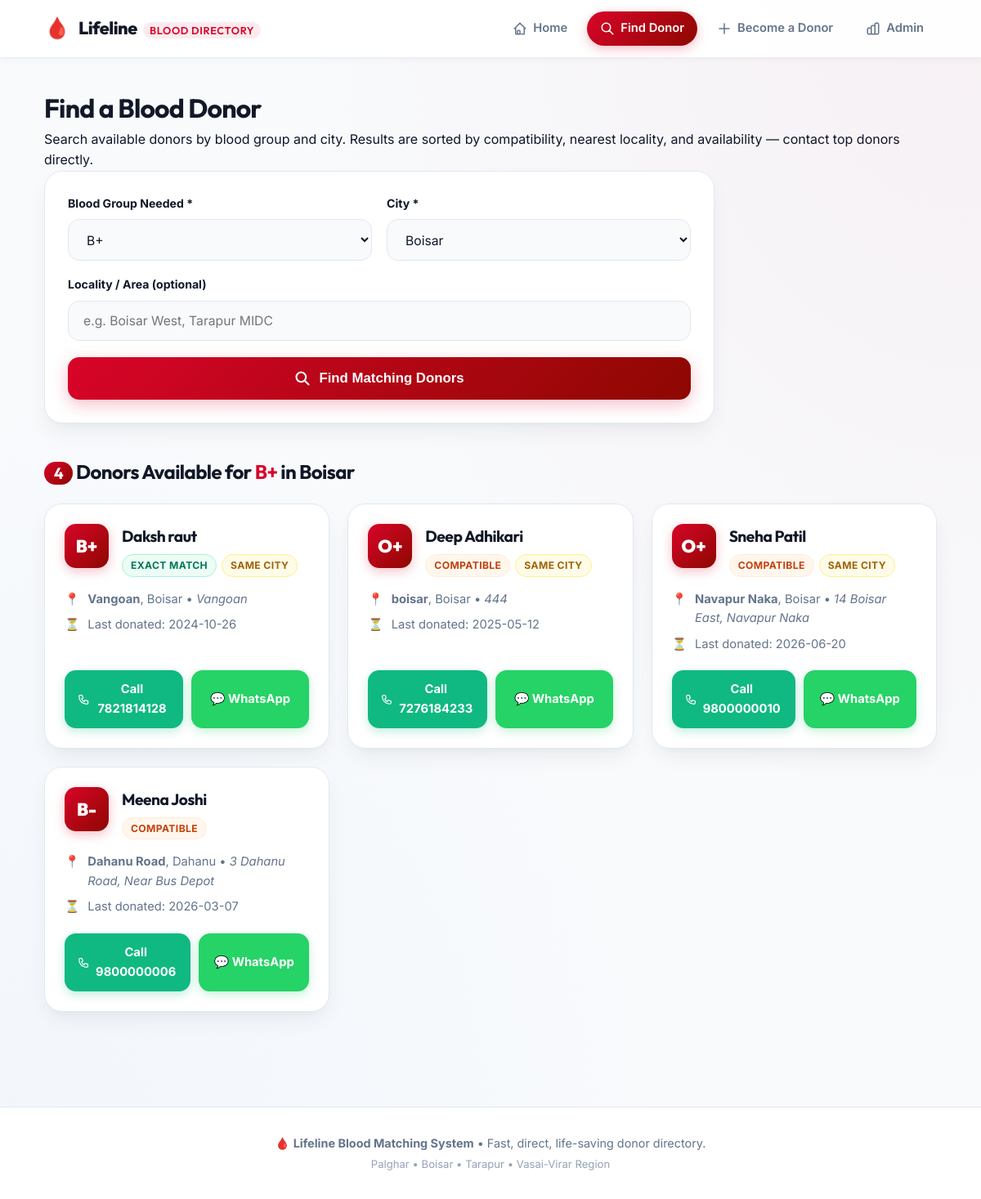
Page /search?blood_group=B+&city=Boisar on the committed database.
### tables this page shows
CREATE TABLE donors (
    donor_id            INTEGER PRIMARY KEY AUTOINCREMENT,
    name                TEXT NOT NULL,
    blood_group         TEXT NOT NULL CHECK (blood_group IN
                          ('A+','A-','B+','B-','AB+','AB-','O+','O-')),
    phone               TEXT NOT NULL UNIQUE,
    email               TEXT,
    address             TEXT NOT NULL,       -- full street address / landmark
    locality            TEXT NOT NULL,       -- area / neighbourhood (e.g. "Andheri East")
    city                TEXT NOT NULL,
    availability        INTEGER NOT NULL DEFAULT 1,   -- 1 = available, 0 = not available
    last_donation_date  TEXT,                          -- NULL if never donated
    age                 INTEGER,
    gender              TEXT,
    registered_on       TEXT DEFAULT (datetime('now'))
);

### app.py (the view)
@app.route("/search", methods=["GET"])
def search():
    blood_group = request.args.get("blood_group", "")
    city = request.args.get("city", "")
    locality = request.args.get("locality", "").strip()
    results = None
    if blood_group and city:
        if blood_group not in ALL_BLOOD_GROUPS:
            flash(f"'{blood_group}' is not a valid blood group.", "error")
            blood_group = ""
        else:
            compatible_groups = compatible_donor_groups(blood_group)
            candidate_donors = db_manager.get_donors_by_groups(compatible_groups)
            results = search_donors(blood_group, city, locality or None, candidate_donors)
            db_manager.log_search(blood_group, city, locality or None, len(results))
    return render_template(
        "search.html",
        blood_groups=ALL_BLOOD_GROUPS,
        cities=CITIES,
        selected_blood_group=blood_group,
        selected_city=city,
        selected_locality=locality,
        results=results,
    )

### core/compatibility.py (called while the page is built)
def compatible_donor_groups(patient_blood_group: str):
    return CAN_RECEIVE_FROM.get(patient_blood_group, [])

### core/data_structures.py (called while the page is built)
    def build(self, donors):
        self._index.clear()
        for donor in donors:
            bg = donor["blood_group"]
            self._index.setdefault(bg, []).append(donor)

    def get_by_groups(self, blood_groups):
        result = []
        for bg in blood_groups:
            result.extend(self._index.get(bg, []))
        return result

### core/db_manager.py (called while the page is built)
def get_donors_by_groups(blood_groups):
    if not blood_groups:
        return []
    conn = get_connection()
    placeholders = ",".join("?" for _ in blood_groups)
    query = f"SELECT * FROM donors WHERE availability = 1 AND blood_group IN ({placeholders}) ORDER BY donor_id DESC"
    rows = conn.execute(query, tuple(blood_groups)).fetchall()
    conn.close()
    return [dict(r) for r in rows]

def log_search(blood_group, city, locality, results_found):
    conn = get_connection()
    try:
        conn.execute(
            """INSERT INTO search_log (blood_group, city, locality, results_found)
               VALUES (?,?,?,?)""",
            (blood_group, city, locality, results_found),
        )
        conn.commit()
    except sqlite3.IntegrityError:
        conn.rollback()
    finally:
        conn.close()

### core/search_engine.py (called while the page is built)
def is_donor_eligible(donor, today=None):
    if today is None:
        today = datetime.now()
    if not donor["availability"]:
        return False
    last_date_str = donor["last_donation_date"]
    if not last_date_str:
        return True
    last_date = datetime.strptime(last_date_str[:10], "%Y-%m-%d")
    days_since = (today - last_date).days
    return days_since >= DONOR_REST_PERIOD_DAYS

def days_since_last_donation(donor, today=None):
    if today is None:
        today = datetime.now()
    last_date_str = donor["last_donation_date"]
    if not last_date_str:
        return float("inf")
    last_date = datetime.strptime(last_date_str[:10], "%Y-%m-%d")
    return (today - last_date).days

### database/db_setup.py (called while the page is built)
def get_connection():
    conn = sqlite3.connect(DB_PATH)
    conn.execute("PRAGMA foreign_keys = ON")
    conn.row_factory = sqlite3.Row
    return conn

### templates/search.html (shortened to what this page needs)
{% extends "base.html" %}
{% block content %}
<div class="page-header">
  <h1>Find a Blood Donor</h1>
  <p class="subtitle">Search available donors by blood group and city. Results are sorted by compatibility, nearest locality, and availability — contact top donors directly.</p>
</div>
<form method="GET" action="{{ url_for('search') }}" class="glass-card form-card search-form-card">
  <div class="form-grid">
    <div class="field-group">
      <label class="field-label">Blood Group Needed *</label>
      <select name="blood_group" required class="custom-input">
        {% for bg in blood_groups %}
          <option value="{{ bg }}" {% if bg == selected_blood_group %}selected{% endif %}>{{ bg }}</option>
        {% endfor %}
      </select>
    </div>
    <div class="field-group">
      <label class="field-label">City *</label>
      <select name="city" required class="custom-input">
        {% for c in cities %}
          <option value="{{ c }}" {% if c == selected_city %}selected{% endif %}>{{ c }}</option>
        {% endfor %}
      </select>
    </div>
    <div class="field-group full-width">
      <label class="field-label">Locality / Area (optional)</label>
      <input type="text" name="locality" value="{{ selected_locality }}" placeholder="e.g. Boisar West, Tarapur MIDC" class="custom-input">
    </div>
  </div>
  <button type="submit" class="btn-hero-action btn-search-submit">
    <svg width="20" height="20" fill="none" stroke="currentColor" viewBox="0 0 24 24"><path stroke-linecap="round" stroke-linejoin="round" stroke-width="2.5" d="M21 21l-6-6m2-5a7 7 0 11-14 0 7 7 0 0114 0z"/></svg>
    Find Matching Donors
  </button>
</form>
{% if results is not none %}
  <div class="results-header">
    <h2>
      {% if results %}
        <span class="count-badge">{{ results|length }}</span> Donors Available for <span class="bg-text">{{ selected_blood_group }}</span> in {{ selected_city }}
      {% else %}
        No Donors Found
      {% endif %}
    </h2>
  </div>
  {% if results %}
    <div class="donor-cards-grid">
      {% for d in results %}
      <div class="donor-card glass-card">
        <div class="donor-header">
          <div class="bg-avatar">{{ d.blood_group }}</div>
          <div class="donor-info">
            <h3 class="donor-name">{{ d.name }}</h3>
            <div class="donor-badges">
              {% if d.blood_group == selected_blood_group %}
                <span class="badge badge-exact">Exact Match</span>
              {% else %}
                <span class="badge badge-compat">Compatible</span>
              {% endif %}
              {% if selected_locality and d.locality.lower() == selected_locality.lower() %}
                <span class="badge badge-locality">Same Locality</span>
              {% elif d.city.lower() == selected_city.lower() %}
                <span class="badge badge-city">Same City</span>
              {% endif %}
            </div>
          </div>
        </div>
        <div class="donor-body">
          <div class="info-row">
            <span class="info-icon">📍</span>
            <span class="info-text"><strong>{{ d.locality }}</strong>, {{ d.city }} &bull; <em>{{ d.address }}</em></span>
          </div>
          <div class="info-row">
            <span class="info-icon">⏳</span>
            <span class="info-text">
              {% if d.last_donation_date %}
                Last donated: {{ d.last_donation_date }}
              {% else %}
                Fully rested &amp; ready to donate
              {% endif %}
            </span>
          </div>
        </div>
        <div class="donor-actions-bar">
          <a href="tel:{{ d.phone }}" class="btn-action btn-action-call">
            Call {{ d.phone }}
          </a>
          <a href="https://wa.me/91{{ d.phone|replace(' ', '')|replace('-', '') }}?text=Emergency%3A%20Blood%20donor%20request%20for%20{{ selected_blood_group }}%20in%20{{ d.city }}" target="_blank" class="btn-action btn-action-whatsapp">
            💬 WhatsApp
          </a>
        </div>
      </div>
      {% endfor %}
    </div>
  {% else %}
    <div class="empty-state glass-card">
      <div class="empty-icon">🚨</div>
      <h3>No donors currently listed for this area</h3>
      <p>Try widening your search to adjacent cities or register new donors to help build the directory.</p>
    </div>
  {% endif %}
{% endif %}
{% endblock %}

### rows in the picture
donors: blood_group "B+", name "Daksh raut", shows "EXACT MATCH", shows "SAME CITY", locality "Vangoan", city "Boisar", address "Vangoan", last_donation_date "2024-10-26", phone "7821814128"
donors: blood_group "O+", name "Deep Adhikari", shows "COMPATIBLE", shows "SAME CITY", locality "boisar", city "Boisar", address "444", last_donation_date "2025-05-12", phone "7276184233"
donors: blood_group "O+", name "Sneha Patil", shows "COMPATIBLE", shows "SAME CITY", locality "Navapur Naka", city "Boisar", address "14 Boisar East, Navapur Naka", last_donation_date "2026-06-20", phone "9800000010"
donors: blood_group "B-", name "Meena Joshi", shows "COMPATIBLE", locality "Dahanu Road", city "Dahanu", address "3 Dahanu Road, Near Bus Depot", last_donation_date "2026-03-07", phone "9800000006"

### other values in the picture
{{ results|length }} "4"
{{ selected_blood_group }} "B+"
{{ selected_city }} "Boisar"
form field blood_group "B+"
form field city "Boisar"
